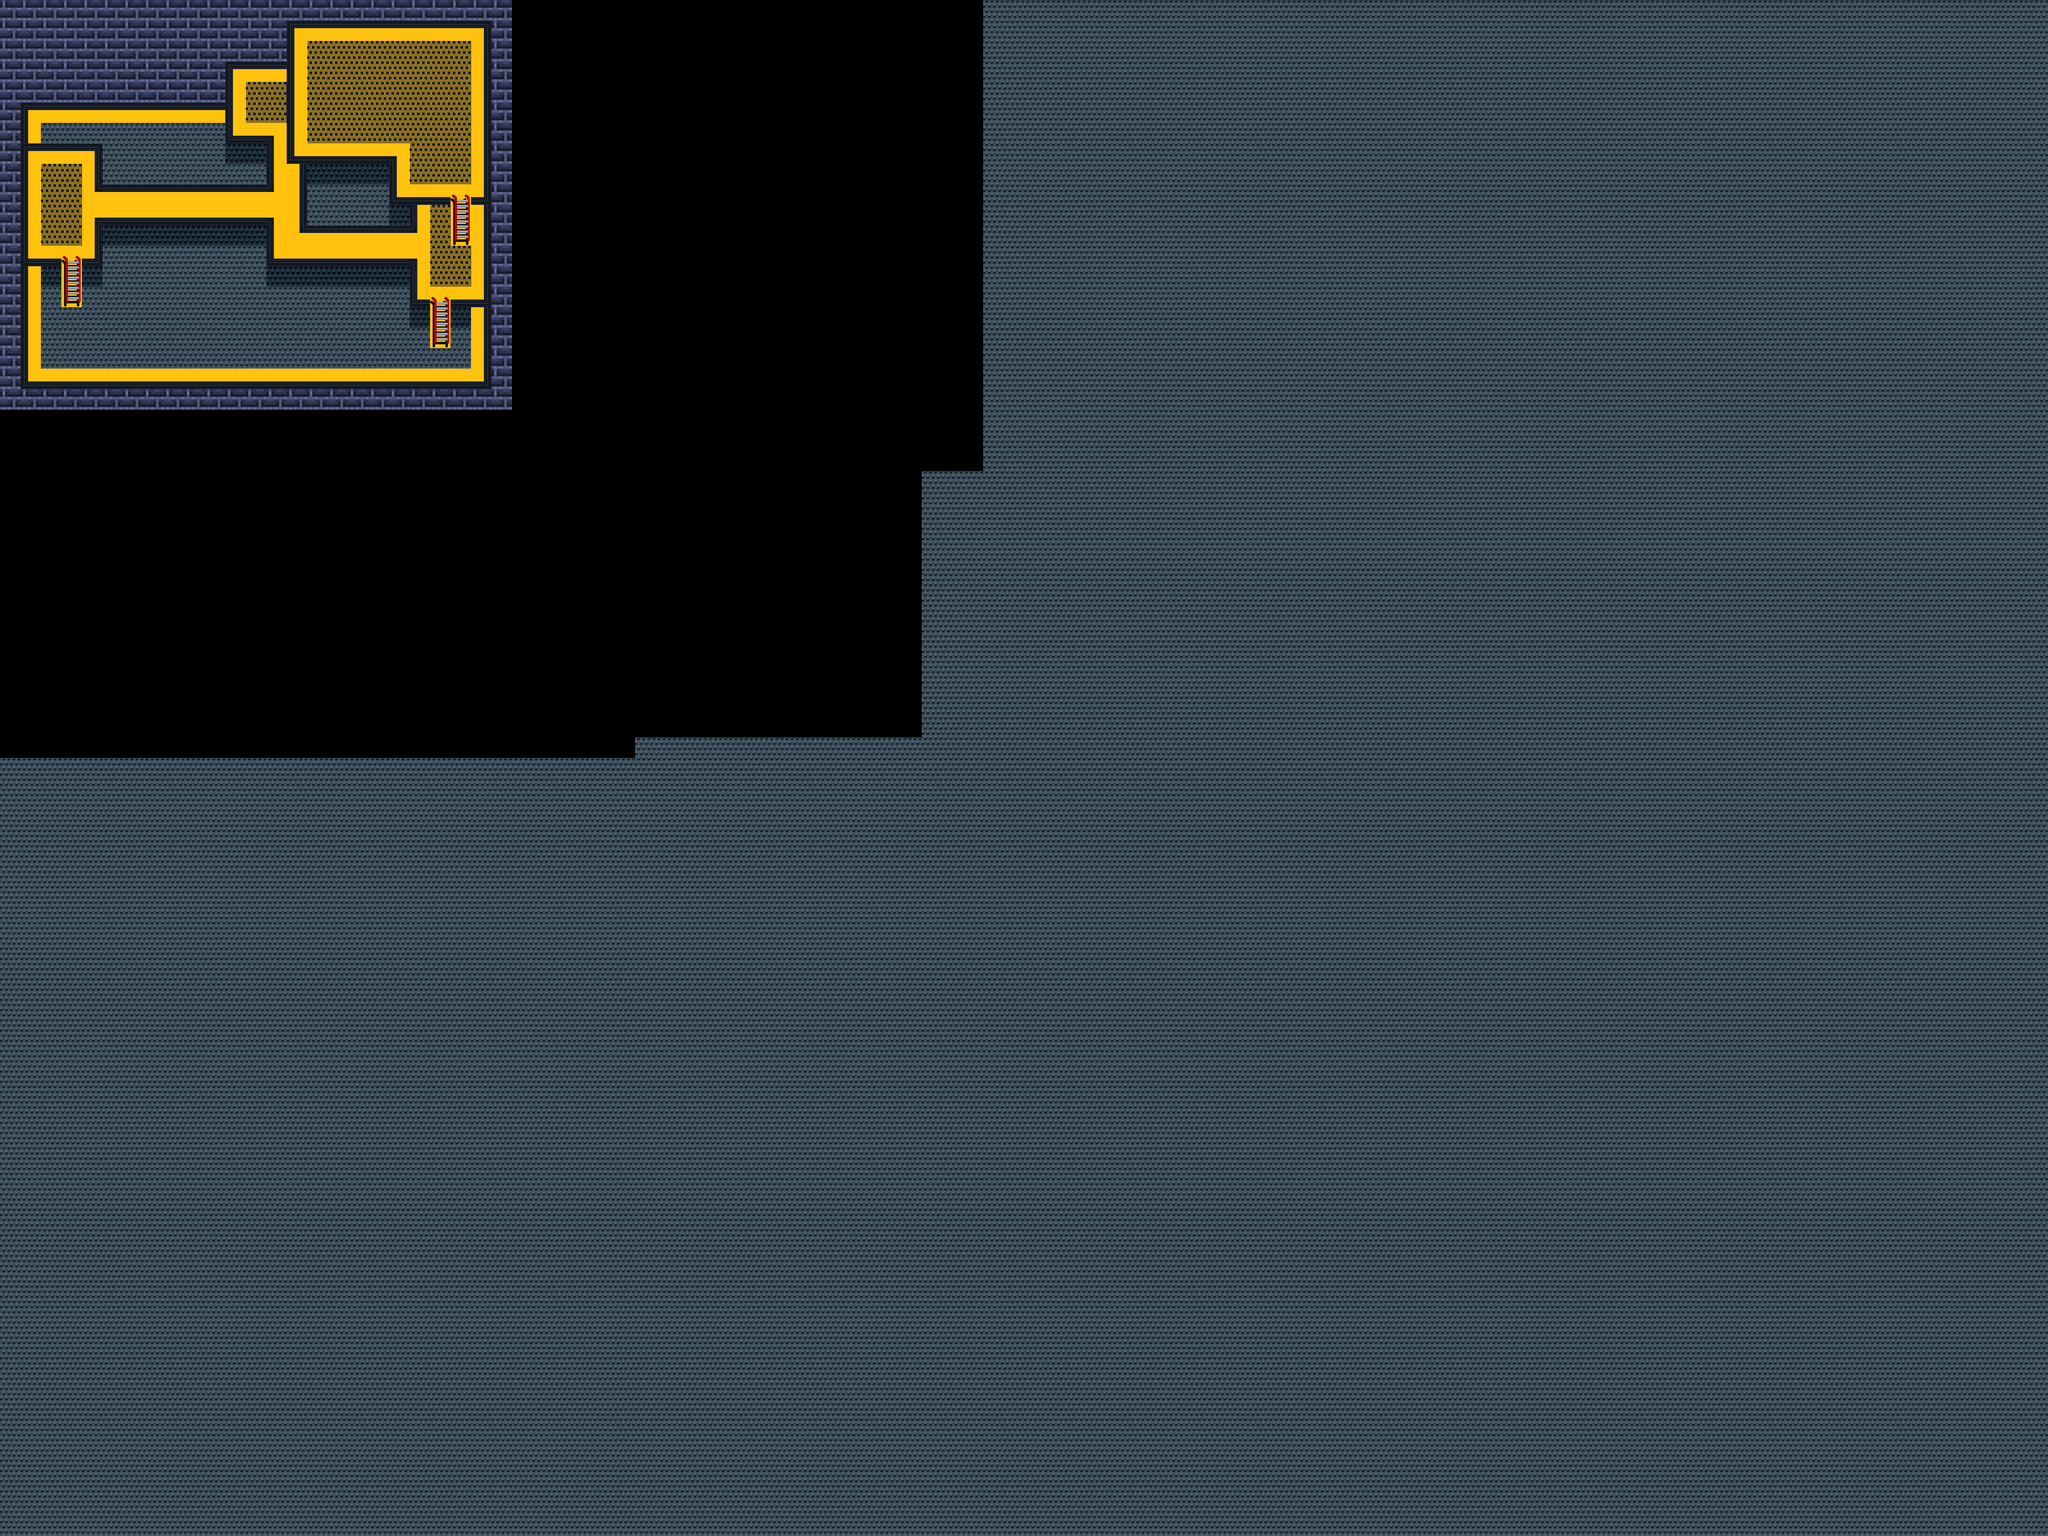

Rendered tile map (Tiled .tmx) drawn with the repository's tilesets; below, a short description and the map source with its tile grids summarised:
An orthogonal 100x75 tile map with 32x32 px tiles, 10 tile layers (walls, floor-f1, fringe-f1, ladders-f1, ...) and 1 object (player_start).

<map version="1.0" orientation="orthogonal" width="100" height="75" tilewidth="32" tileheight="32">
 <tileset firstgid="1" name="basic_tiles" tilewidth="32" tileheight="32">
  <image source="../tiles/basic_tiles.png" trans="ffc20e" />
 </tileset>
 <layer name="walls" width="100" height="75">
  <data>[7500 cells, 178 non-empty, 1 distinct tile ids]</data>
 </layer>
 <layer name="floor-f1" width="100" height="75">
  <data>[7500 cells, 6102 non-empty, 3 distinct tile ids]</data>
 </layer>
 <layer name="fringe-f1" width="100" height="75">
  <data>[7500 cells, 70 non-empty, 8 distinct tile ids]</data>
 </layer>
 <layer name="ladders-f1" width="100" height="75">
  <data>[7500 cells, 2 non-empty, 1 distinct tile ids]</data>
 </layer>
 <objectgroup name="objects-f1" width="100" height="75">
  <object name="Start" type="player_start" x="312" y="501" />
 </objectgroup>
 <layer name="floor-f2" width="100" height="75">
  <data>[7500 cells, 110 non-empty, 1 distinct tile ids]</data>
 </layer>
 <layer name="fringe-f2" width="100" height="75">
  <data>[7500 cells, 86 non-empty, 12 distinct tile ids]</data>
 </layer>
 <layer name="ladders-f2" width="100" height="75">
  <data>[7500 cells, 5 non-empty, 3 distinct tile ids]</data>
 </layer>
 <objectgroup name="objects-f2" width="100" height="75" />
 <layer name="floor-f3" width="100" height="75">
  <data>[7500 cells, 80 non-empty, 1 distinct tile ids]</data>
 </layer>
 <layer name="fringe-f3" width="100" height="75">
  <data>[7500 cells, 34 non-empty, 9 distinct tile ids]</data>
 </layer>
 <layer name="ladders-f3" width="100" height="75">
  <data>[7500 cells, 2 non-empty, 2 distinct tile ids]</data>
 </layer>
 <objectgroup name="objects-f3" width="100" height="75" />
</map>